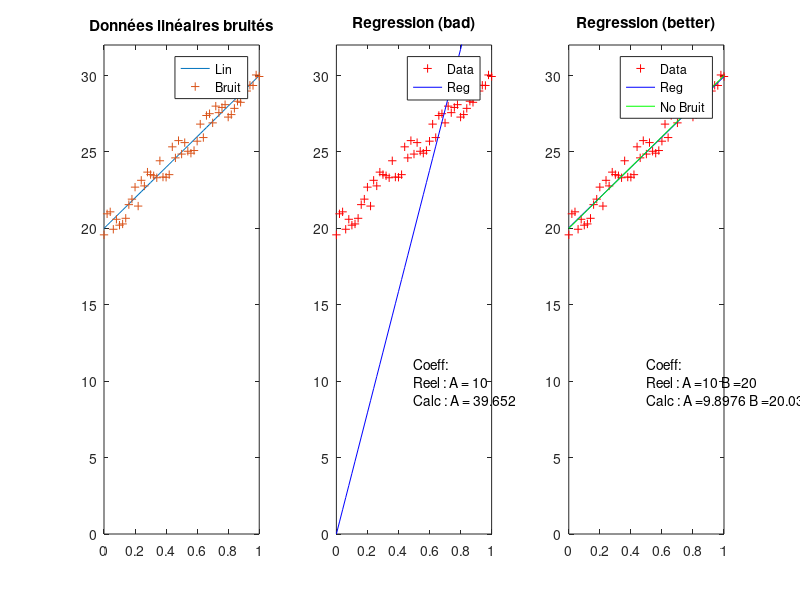

MATLAB code for this plot:
%% Traitement du signal / Moindres carres / Regression
%   Module : Init Calcul Scientifique / CFA-S6
%--------------------------------------------------------------
%   Autre
%--------------------------------------------------------------
%   Auteur : Julien VILLEMEJANE
%   Date : 22/09/2020
%--------------------------------------------------------------
clear all;
close all;
N = 51;     % nombre d'échantillon
K = 2;      % quantite de bruits
%% Données bruités
A = 10;
B = 20;
x2 = linspace(0,1,N)';
bruit = K*(rand([N 1])-0.5);
y2 = A * x2 + B;
y2b = y2 + bruit;
format long

figure;
subplot(1,3,1)
plot(x2, y2, x2, y2b, '+');
title('Données linéaires bruités');
legend('Lin','Bruit');
ylim([0 A+B+K])

%% Mauvaise Regression
M2_bad = x2\y2b;
y2_calc_bad = x2 * M2_bad;

subplot(1,3,2)
plot(x2, y2b, 'r+', x2, y2_calc_bad, 'b');
title('Regression (bad)');
legend('Data','Reg');
txt = {'Coeff:',['Reel : A = ',num2str(A)],['Calc : A = ',num2str(M2_bad)]};
text(0.5,(A+B)/3,txt);
ylim([0 A+B+K])

%% Meilleure Regression
X2 = [ones(length(x2),1) x2];
M2_good = X2\y2b;
y2_calc_good = X2*M2_good;

subplot(1,3,3)
plot(x2, y2b, 'r+', x2, y2_calc_good, 'b', x2, y2, 'g-');
title('Regression (better)');
legend('Data','Reg','No Bruit');
txt = {'Coeff:',strcat('Reel : A = ',num2str(A),' B = ',num2str(B)),strcat('Calc : A = ',num2str(M2_good(2)),' B = ',num2str(M2_good(1)))};
text(0.5,(A+B)/3,txt);
ylim([0 A+B+K])